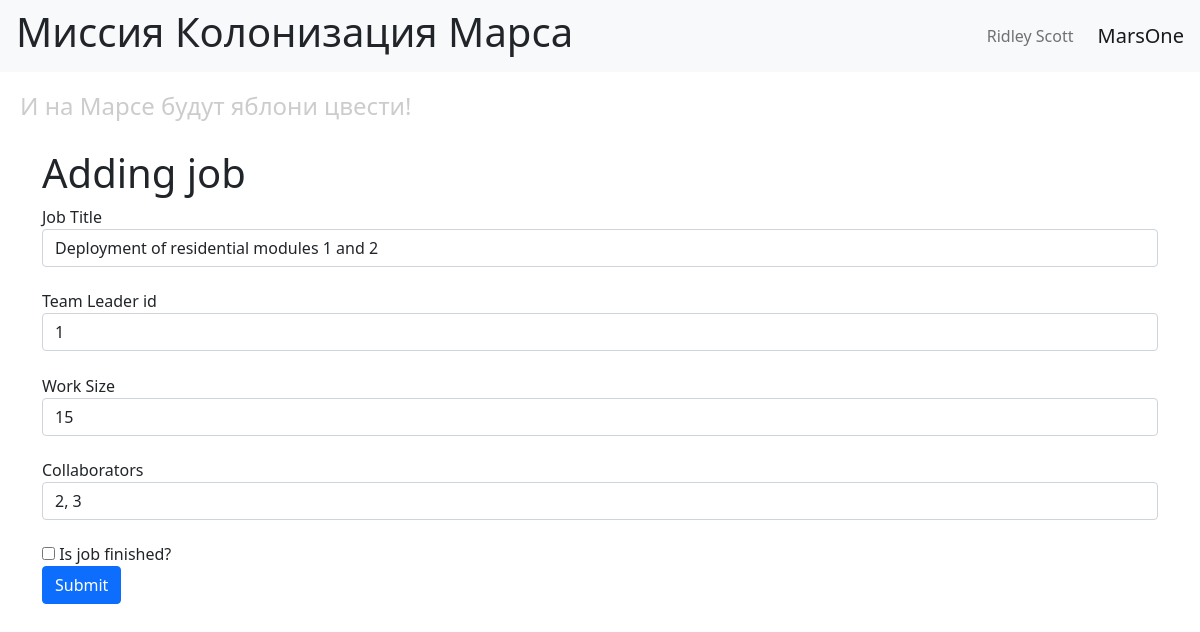
The app's page /edit-job/1 (signed in) with its own data.
### data/users.py (models this page shows, shortened)
class User(SqlAlchemyBase, UserMixin):
    __tablename__ = 'users'
    id = sa.Column(sa.Integer, primary_key=True, autoincrement=True)
    surname = sa.Column(sa.String)
    name = sa.Column(sa.String)
    age = sa.Column(sa.Integer)
    position = sa.Column(sa.String)  # должность
    speciality = sa.Column(sa.String)  # профессия
    address = sa.Column(sa.String)
    email = sa.Column(sa.String, unique=True)
    hashed_password = sa.Column(sa.String)
    modified_date = sa.Column(sa.DateTime, default=datetime.now)

### data/jobs.py (models this page shows, shortened)
class Jobs(SqlAlchemyBase):  # SqlAlchemyBase Доступно в задании
    __tablename__ = 'jobs'
    id = sa.Column(sa.Integer, primary_key=True, autoincrement=True)
    team_leader_id = sa.Column(sa.Integer, sa.ForeignKey('users.id'))  # id лидера
    team_leader = orm.relationship("User")
    job = sa.Column(sa.Text)  # описание
    work_size = sa.Column(sa.Integer)  # в часах
    collaborators = sa.Column(sa.String)  # список id
    start_date = sa.Column(sa.Date)
    end_date = sa.Column(sa.Date)
    categories = orm.relationship("Category", secondary=association_table, backref="jobs")
    is_finished = sa.Column(sa.Boolean, default=False)

### main.py (the view, shortened to what this page needs)
@app.route("/edit-job/<int:job_id>", methods=["GET", "POST"])
@login_required
def edit_job(job_id):
    form = AddJobForm()
    if request.method == "GET":
        db_sess = db_session.create_session()
        job = db_sess.query(Jobs).filter(Jobs.id == job_id). \
            filter((Jobs.team_leader == current_user) | (current_user.id == 1)).first()
        if job:
            form.team_leader.data = job.team_leader_id
            form.job.data = job.job
            form.work_size.data = job.work_size
            form.collaborators.data = job.collaborators
            form.is_finished.data = job.is_finished
        else:
            abort(404)
    return render_template("add_job.html", title="Изменение работы", form=form)

### forms/jobs.py
class AddJobForm(FlaskForm):
    job = StringField('Job Title', validators=[DataRequired()])
    team_leader = IntegerField('Team Leader id', validators=[DataRequired()])
    work_size = StringField('Work Size', validators=[DataRequired()])
    collaborators = StringField('Collaborators', validators=[DataRequired()])
    is_finished = BooleanField('Is job finished?')
    submit = SubmitField('Submit')

### data/db_session.py (called while the page is built)
def create_session() -> Session:
    global __factory
    return __factory()

### main.py (called while the page is built)
@login_manager.user_loader
def load_user(user_id):
    db_sess = db_session.create_session()
    return db_sess.get(User, user_id)

### templates/add_job.html (shortened to what this page needs)
{% extends 'base.html' %}
{% block content %}
<h1>Adding job</h1>
<form action="" method="post">
        {{ form.job.label }}
        {{ form.job(class="form-control") }}
        {{ form.team_leader.label }}
        {{ form.team_leader(class="form-control") }}
        {{ form.work_size.label }}
        {{ form.work_size(class="form-control") }}
        {{ form.collaborators.label }}
        {{ form.collaborators(class="form-control") }}
    <div class="form-group">{{ form.is_finished() }} {{ form.is_finished.label }}</div>
    <div class="form-group">{{ form.submit(type="submit", class="btn btn-primary") }}</div>
</form>
{% endblock %}

### templates/base.html (shortened to what this page needs)
<!doctype html>
<html lang="en">
<head>
    <link href="https://cdn.jsdelivr.net/npm/bootstrap@5.1.3/dist/css/bootstrap.min.css"
          rel="stylesheet"
>
    <link rel="stylesheet" href="{{ url_for('static', filename='css/style.css') }}">
</head>
<body>
<header>
    <nav class="navbar navbar-expand-lg navbar-light bg-light">
        <h1 class="ms-3">Миссия Колонизация Марса</h1>
        <div class="navbar-nav ms-auto mx-3">
            {% if current_user.is_authenticated %}
                <a class="nav-item nav-link" href="/logout">{{ current_user.name }} {{ current_user.surname }}</a>
            {% else %}
                <div>
                    <a class="nav-item btn btn-primary " href="/register">Зарегистрироваться</a>
                    <a class="nav-item btn btn-success" href="/login">Войти</a>
                </div>
            {% endif %}
        </div>
        <a class="navbar-brand" href="#">MarsOne</a>
    </nav>
    <h4>И на Марсе будут яблони цвести!</h4>
</header>
<main role="main" class="container">
    {% block content %}{% endblock %}
</main>
</body>
</html>

### static/css/style.css (style rules this page uses)
h4 { color: #cccccc; padding: 20px; }
form > .form-control { margin-bottom: 1.4rem; }

### records on screen
User: name "Ridley", surname "Scott"
Jobs: job "Deployment of residential modules 1 and 2", team_leader "1", work_size "15", collaborators "2, 3"
